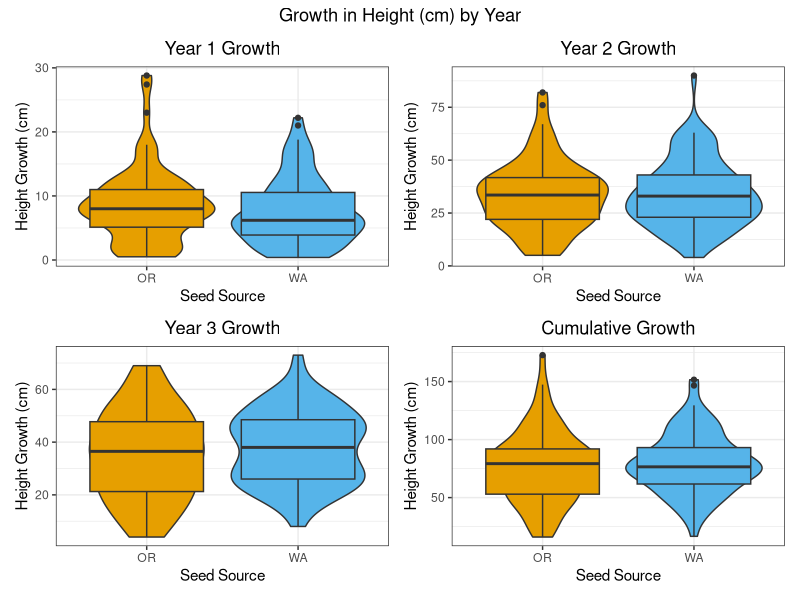
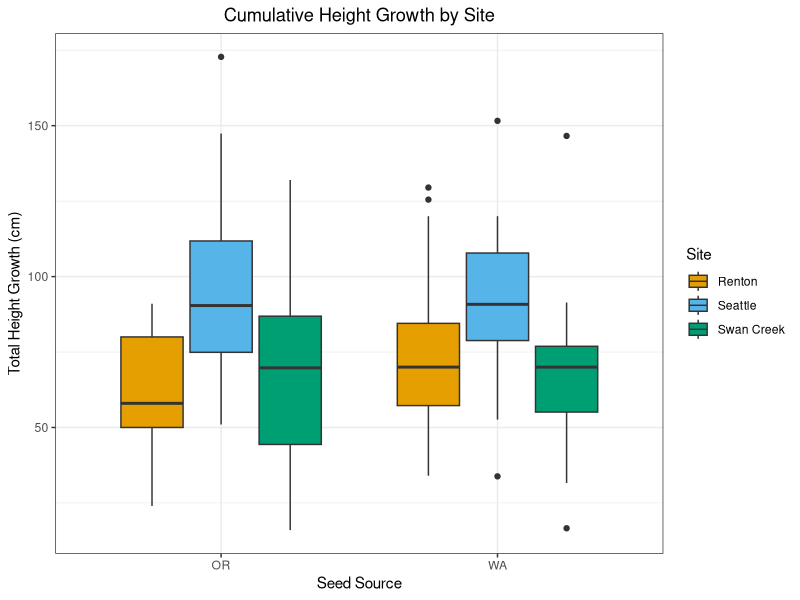
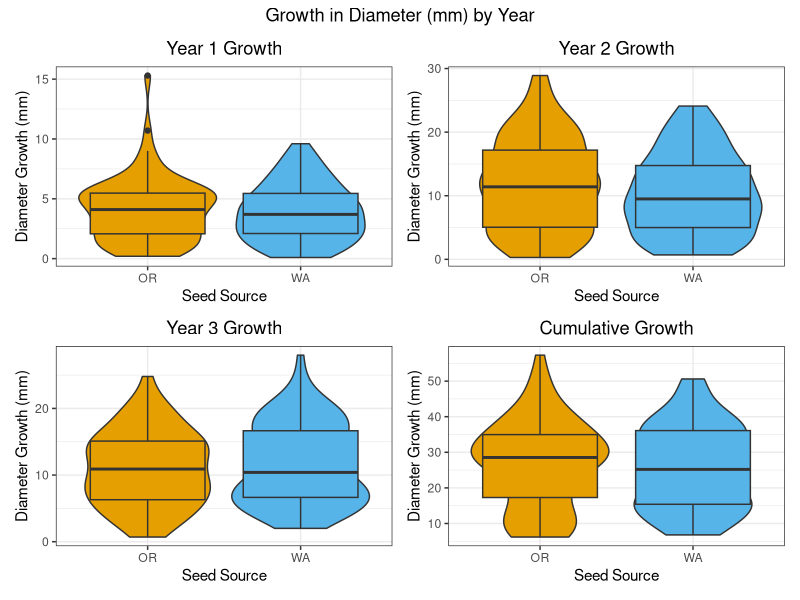
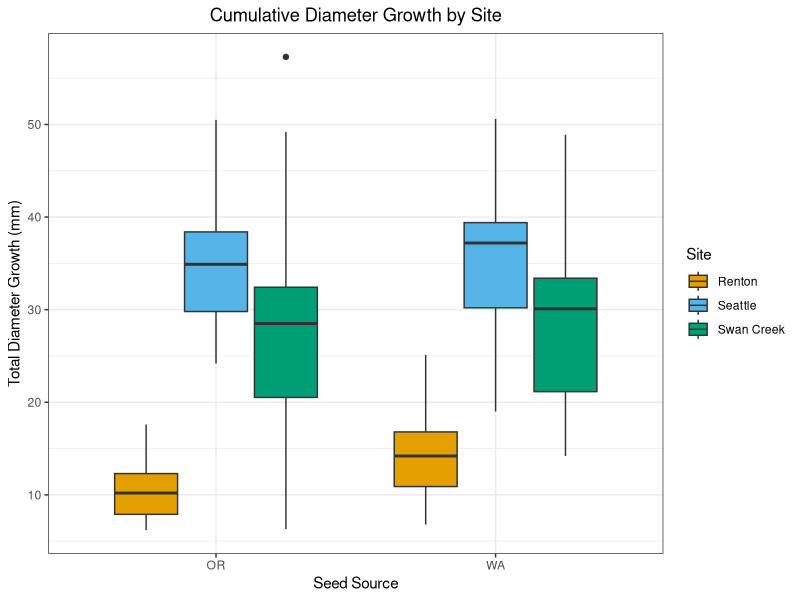
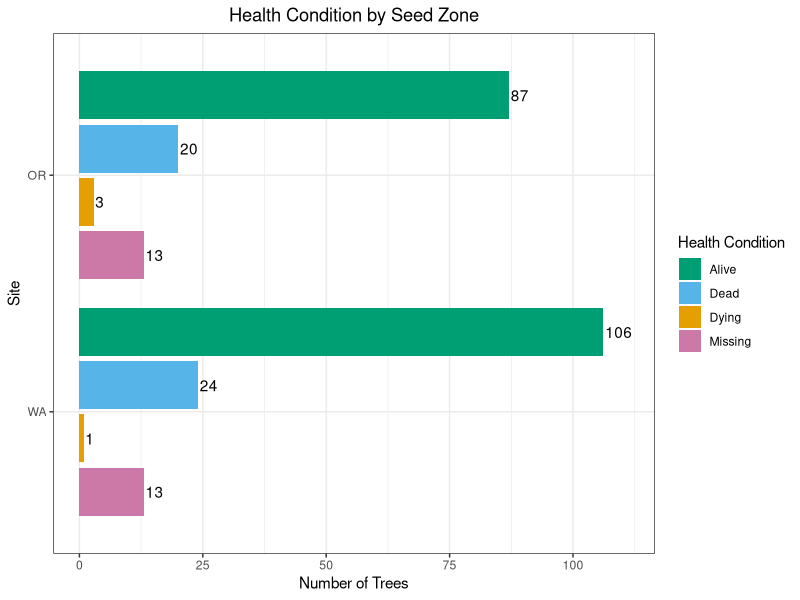
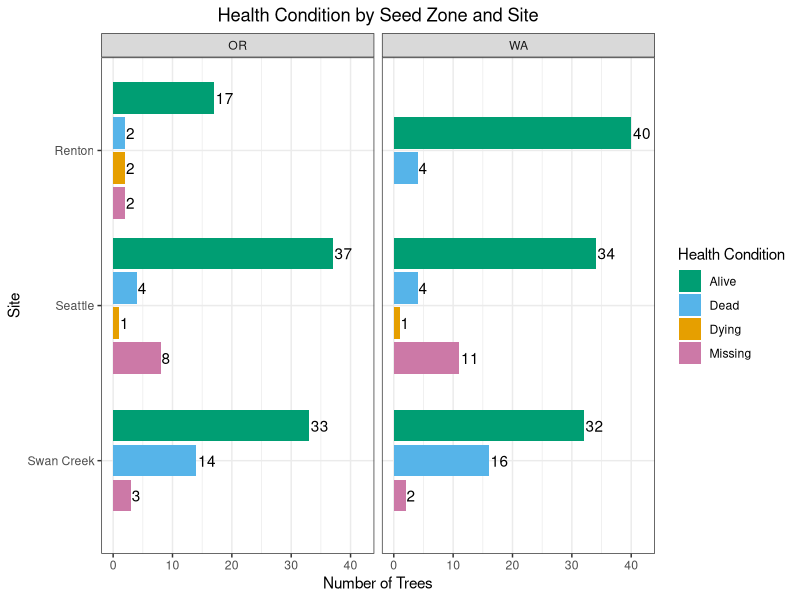

Here is the R script that generated these plots, in order:
## ---- chunk 1
knitr::opts_chunk$set(echo = FALSE)
## ---- chunk 2
library(tidyverse)
library(kableExtra)
library(patchwork)
library(zoo)
## ---- chunk 3
#2023 changes made in excel 
#y1$Seed.Zone[y1$Seed.Zone=="WA "] <- "WA"
#y1$X2022.Tree.Height..cm.[y1$X2022.Tree.Height..cm.==5408] <- 54.8
#y1$X2022.Tree.Diameter..mm.[y1$X2022.Tree.Diameter..mm.==110.0] <- 11
#y2$X2023.Tree.Diameter..mm.[y2X2022.Tree.Diameter..mm.==123] <- 12.3
#y2$X2023.Tree.Diameter..mm.[y2X2022.Tree.Diameter..mm.==135] <- 13.5

#2023 seattle OR data skipped tree number 14, moved 15, 16, 17 measurements up. 8 was missing
#2023 seattle OR site was missing trees 42 and 43, but recorded trees 39-41 in 2023 were better fit for previous 2022 measurements for 41-43. However, trees were in different row. very confused. Wondering if trees OR42 and OR43 actually got moved to end of OR31 row somehow after site was mapped? 
#2023 seattle OR last row trees 42,43, 46 and 50 were missing. However, tree number 45 fit better with tree 46, feeling confident tree recorded as 45 was actually 46, and 47 was actually missing because trees 47-49 were actually trees 48-50, adjusted
#2023 Swan Creek WA #141 included a 40cm height increase, which must be a mistake. Recommend excluding all trees with greater than 30cm height increases from first analyses. 
#2023 Swan Creek WA #171 included a 70cm height increase, which must be a mistake. Recommend excluding all trees with greater than 30cm height increases from first analyses. 
## ---- chunk 4
y1 <- read.csv("./data/2022 Measurements.csv")
y2 <- read.csv("./data/2023 MeasurementsCorrected.csv")
y3 <- read.csv("./data/2024 Measurementsv3.csv")
library(readxl)
sheet2025 <- read_excel("data/2025 Measurements.xlsx", 
    sheet = "2025")
rough2025 <- read_excel("data/2025 Measurements.xlsx", 
    sheet = "2025 rough draft")

y1$Measurement.Year <- 2022
y2$Measurement.Year <- 2023
y3$Measurement.Year <- 2024

#rename columns to merge
rough2025 <- rough2025 %>% 
  rename("New Tree Number" = "Tree #") %>%
  rename("Tree Diameter (mm)" = "DBH") %>%
  rename("Tree Height (cm)" = "Height") %>%
  rename("Health" = "Condition") %>%
  rename("Date Measured" = "Measure Date") %>%
  rename("Comment" = "Comments")

rough2025 <- rough2025 %>%
    mutate(Site = recode(Site, 'Discovery Park' = 'Seattle'))

rough2025 <- rough2025 %>% select(-c("Seed Zone"))

#merge two sheets together based on tree number and site
merged2025 <- left_join(rough2025, sheet2025, by=c("New Tree Number"="New Tree Number","Site" = "Site"))

#combine Health and Comment columns from both sheets
merged2025 <- merged2025 %>%
  mutate(`Health` = coalesce(`Health.x`,`Health.y`)) %>%
  mutate(`Comment` = coalesce(`Comment.x`,`Comment.y`))

#if comments contain "browsed", mark elk browsed column as Y, otherwise mark N
merged2025 <- merged2025 %>%
  mutate(`Elk Browse` = case_when(
    grepl("browsed", Comment, ignore.case = TRUE) ~ "Y",
    TRUE ~ "N" # Keep the original value if no match is found
  ))

#remove duplicate columns
y4 <- merged2025 %>% select(-c("Tree Height (cm).y","Tree Diameter (mm).y", "Comment.y","Health.y","Year Measured","Date Measured.y","Comment.x","Health.x"))

#add measurement year
y4 <- cbind(y4, Measurement.Year= 2025)

#add tree numbers for first year
y1 <- y1 %>% mutate(Temp.Tree.Number = row_number())

#remove unnecessary columns
y1 <- y1 %>% select(-c("Year.Measured","Color"))
y2 <- y2 %>% select(-c("Year.Measured","Color"))
y3 <- y3 %>% select(-c("Year.Measured"))

#rename columns to match other years
y4 <- y4 %>% 
  rename("New.Tree.Number" = "New Tree Number") %>%
  rename("Tree.Height..cm." = "Tree Height (cm).x") %>%
  rename("Tree.Diameter..mm." = "Tree Diameter (mm).x") %>%
  rename("Seed.Zone" = "Seed Zone") %>%
  rename("Date.Measured" = "Date Measured.x") %>%
  rename("Tree.Number" = "Tree Number") %>%
  rename("Elk.Browse" = "Elk Browse")

## ---- chunk 5
#change date format to match year 4
y1$Date.Measured <- as.Date(y1$Date.Measured,format = "%m/%d/%y")
y1$Date.Planted <- as.Date(y1$Date.Planted,format = "%m/%d/%y")
y2$Date.Measured <- as.Date(y2$Date.Measured,format ="%m/%d/%y")
y3$Date.Measured <- as.Date(y3$Date.Measured, format = "%m/%d/%y")
y4$Date.Measured <- as.Date(y4$Date.Measured,format = "%m/%d/%y")

#in Year 1, if health condition is NA, change it to alive
y1 <- y1 %>%
  mutate(Health = ifelse(is.na(Health), "Alive", Health))

#bind all year dataframes together
trees.bind <- bind_rows(y1,y2) %>% bind_rows(.,y3) %>% bind_rows(.,y4) %>% filter(Site!="Tomanamus" & Site!="" & Site!="Puyallup") %>% droplevels()

trees.bind[130, "Health"] <- "Dead"
trees.bind[167, "Health"] <- "Dying"

## ---- chunk 6
#labeling consistency
trees.bind$Health[trees.bind$Health==""] <- "Missing"
trees.bind$Health[trees.bind$Health=="missing"] <- "Missing"
trees.bind$Seed.Zone[trees.bind$Seed.Zone=="Wa"] <- "WA"
trees.bind <- trees.bind %>% droplevels()

#if comments contain "browsed", mark elk browsed column as Y, otherwise mark N
trees.bind <- trees.bind %>%
  mutate(`Elk.Browse` = case_when(
    grepl("browsed", Comment, ignore.case = TRUE) ~ "Y",
    TRUE ~ "N" # Keep the original value if no match is found
  ))

#if comments contain "missing/presumed dead" change health condition to missing
trees.bind <- trees.bind %>%
  mutate(`Health` = case_when(
    grepl("Missing/presumed dead", Comment, ignore.case = TRUE) ~ "Missing",
    TRUE ~ `Health` # Keep the original value if no match is found
  ))
## ---- chunk 7
#use New Tree Number if not NA, otherwise use Tree Number
trees.bind <- trees.bind %>% group_by(Tree.Number, Site, Seed.Zone) %>% mutate(New.Tree.Number = if_else(is.na(New.Tree.Number),first(na.omit(New.Tree.Number)),New.Tree.Number)) %>%ungroup()

#use Temp Tree Number if not NA, otherwise use Tree Number
trees.bind <- trees.bind %>% group_by(Tree.Number, Site, Seed.Zone) %>% mutate(Temp.Tree.Number = if_else(is.na(Temp.Tree.Number),first(na.omit(Temp.Tree.Number)),Temp.Tree.Number)) %>%ungroup()

trees.bind <- trees.bind %>%  group_by(Tree.Number, Site, Seed.Zone) %>% mutate(Date.Planted = if_else(is.na(Date.Planted),first(na.omit(Date.Planted)),Date.Planted)) %>%ungroup()
## ---- chunk 8
trees.bind$Date.Measured <- as.Date(trees.bind$Date.Measured,"%m/%d/%y")
trees.bind$Date.Planted <- as.Date(trees.bind$Date.Planted,"%m/%d/%y")
trees.bind <- trees.bind %>% mutate(Planted.Growth.Days=Date.Measured-Date.Planted)
## ---- chunk 9
#trees <- trees.bind

#dead.trees <- trees %>%
#  filter(Health == "Dead")

#matching.trees <- trees %>%
#  inner_join(dead.trees, by = "Tree.Number", relationship = "many-to-many")

#if previous year's health condition is dead change following years health condition to dead
#trees <- trees %>%
#  group_by(Tree.Number, Site, Seed.Zone) %>%
#  arrange(Measurement.Year) %>%
#  mutate(Previous_Value = lag(Health), Health = case_when(!is.na(Previous_Value) & Previous_Value == "Dead" ~ "Dead", TRUE ~ Health)) %>%
#  select(-Previous_Value)

#if previous year's health condition is dying and current year's health condition is missing, change current year's health condition to dead
#trees <- trees %>%
#  group_by(Tree.Number, Site, Seed.Zone) %>%
#  mutate(Health = case_when(lag(Health, n= 1, order_by = Measurement.Year) == "Dying" & Health == "Missing" ~ "Dead", TRUE ~ Health))

#trees <- trees %>%
#  group_by(Tree.Number, Site, Seed.Zone) %>%
#  arrange(Measurement.Year) %>%
#  mutate(Previous.Health = lag(Health), Health = case_when(is.na(Health) ~ Previous.Health, TRUE ~ Health)) %>%
#  select(-Previous.Health)

#create final health column and if most current year's health condition is missing. use previous year's
#trees <- trees %>%
#  group_by(Tree.Number, Site, Seed.Zone) %>%
#  tidyr::complete(Measurement.Year = seq(min(Measurement.Year), max(Measurement.Year)), fill = list(Health = NA)) %>%
#  mutate(Final.Health = last(Health)) %>%
#  mutate(Final.Health = na.locf(Final.Health, na.rm =  FALSE, fromLast = TRUE)) %>%
#  mutate(Final.Health = ifelse(is.na(Health) & is.na(Final.Health), NA, Final.Health)) %>%
#  ungroup()
## ---- chunk 10
#VERSION WITH NO BROWSED TREES
trees.browsed <- trees.bind %>%
  group_by(Tree.Number, Site, Seed.Zone) %>%
  filter(Elk.Browse =="Y")

trees.no.browse <- anti_join(trees.bind, trees.browsed, by = c("Tree.Number", "Seed.Zone", "Site"))

trees.no.browse <- trees.no.browse %>%
  group_by(Tree.Number, Site, Seed.Zone) %>%
  arrange(Measurement.Year) %>%
  mutate(Previous_Value = lag(Health), Health = case_when(!is.na(Previous_Value) & Previous_Value == "Dead" ~ "Dead", TRUE ~ Health)) %>%
  select(-Previous_Value)

#if previous year's health condition is dying and current year's health condition is missing, change current year's health condition to dead
trees.no.browse <- trees.no.browse %>%
  group_by(Tree.Number, Site, Seed.Zone) %>%
  mutate(Health = case_when(lag(Health, n= 1, order_by = Measurement.Year) == "Dying" & Health == "Missing" ~ "Dead", TRUE ~ Health))

trees.no.browse <- trees.no.browse %>%
  group_by(Tree.Number, Site, Seed.Zone) %>%
  arrange(Measurement.Year) %>%
  mutate(Previous.Health = lag(Health), Health = case_when(is.na(Health) ~ Previous.Health, TRUE ~ Health)) %>%
  select(-Previous.Health)

#create final health column and if most current year's health condition is missing. use previous year's
trees.no.browse <- trees.no.browse %>%
  group_by(Tree.Number, Site, Seed.Zone) %>%
  tidyr::complete(Measurement.Year = seq(min(Measurement.Year), max(Measurement.Year)), fill = list(Health = NA)) %>%
  mutate(Final.Health = last(Health)) %>%
  mutate(Final.Health = na.locf(Final.Health, na.rm =  FALSE, fromLast = TRUE)) %>%
  mutate(Final.Health = ifelse(is.na(Health) & is.na(Final.Health), NA, Final.Health)) %>%
  ungroup()
## ---- chunk 11
#trees$Site <- as.factor(trees$Site)
#trees$Seed.Zone <-as.factor(trees$Seed.Zone)
#trees$Health <- as.factor(trees$Health)
## ---- chunk 12
trees.no.browse$Site <- as.factor(trees.no.browse$Site)
trees.no.browse$Seed.Zone <-as.factor(trees.no.browse$Seed.Zone)
trees.no.browse$Health <- as.factor(trees.no.browse$Health)
## ---- chunk 13
# NOTE RENTON OR TREE 180 was entered twice or there is two values for it. We need to look into this further, but for now we removed it from the data.
## ---- chunk 14
#trees <- trees %>% filter(Tree.Number!=180 | Site!="Renton" | Seed.Zone!="OR")
trees.no.browse <- trees.no.browse %>% filter(Tree.Number!=180 | Site!="Renton" | Seed.Zone!="OR")
## ---- chunk 15
#trees.wide <- trees %>% pivot_wider(
#    id_cols = c(Tree.Number, Site, Seed.Zone, New.Tree.Number),
#    names_from = Measurement.Year,
#    values_from = c(Tree.Height..cm., Tree.Diameter..mm.),
#    names_glue = "{.value}_{Measurement.Year}") 
#ver with no browsed trees
trees.wide <- trees.no.browse %>% pivot_wider(
    id_cols = c(Tree.Number, Site, Seed.Zone, New.Tree.Number),
    names_from = Measurement.Year,
    values_from = c(Tree.Height..cm., Tree.Diameter..mm.),
    names_glue = "{.value}_{Measurement.Year}") 
## ---- chunk 16
# see if there are any duplicate trees based on number, site, seed zone and year
#{trees} |> summarize(n = n(), .by = c(Tree.Number, Site, Seed.Zone, Measurement.Year)) |> filter(n > 1L)
## ---- chunk 17
trees.wide.growth <- trees.wide %>% mutate(y1.height.growth = Tree.Height..cm._2023-Tree.Height..cm._2022, y2.height.growth = Tree.Height..cm._2024-Tree.Height..cm._2023, y3.height.growth = Tree.Height..cm._2025-Tree.Height..cm._2024, y1.diameter.growth = Tree.Diameter..mm._2023-Tree.Diameter..mm._2022, y2.diameter.growth = Tree.Diameter..mm._2024-Tree.Diameter..mm._2023, y3.diameter.growth = Tree.Diameter..mm._2025 - Tree.Diameter..mm._2024, total.height.growth = Tree.Height..cm._2025-Tree.Height..cm._2022, total.diameter.growth = Tree.Diameter..mm._2025-Tree.Diameter..mm._2022)
## ---- chunk 18
#trees.partial <- trees[1,2,3,9,11,12,13]
#trees.wide.joined <- left_join(trees.wide.growth, trees.partial, by=c("Tree.Number", "Site", "Seed.Zone"))
## ---- chunk 19
#tree.growth <- trees %>% group_by(Tree.Number, Site, Seed.Zone) %>% arrange(Measurement.Year) %>% mutate(Height.Growth = Tree.Height..cm. - lag(Tree.Height..cm.), Diameter.Growth = Tree.Diameter..mm. - lag(Tree.Diameter..mm.)) %>% ungroup()
## ---- chunk 20
#tree.growth.year <- tree.growth %>% group_by(Tree.Number, Site, Seed.Zone, Measurement.Year) %>% reframe(Heigh.Growth=Height.Growth,Diameter.Growth=Diameter.Growth)
## ---- chunk 21
#trees <- left_join(trees,tree.growth.year, by=c("Tree.Number", "Site", "Seed.Zone", "Measurement.Year"))
## ---- chunk 22
# FILTERED ALL TREES with NEGATIVE height increases or NEGATIVE diameter increases
#Data cleaning
#neg.trees <- trees %>% filter(Height.Growth<0)
#neg.trees <- neg.trees[c(1,2,3,5,6,12,13,20,21)]
#pos.trees <- trees %>% filter(Height.Growth>20)
## ---- chunk 23
#trees.pos <- tree.growth %>% filter(Height.Growth>0 & Diameter.Growth>0)  
## ---- chunk 24
trees.wide.pos.total <- trees.wide.growth %>% filter(total.height.growth>0 & total.diameter.growth>0)
trees.wide.pos.y1 <- trees.wide.growth %>% filter(y1.height.growth>0 & y1.diameter.growth>0)
trees.wide.pos.y2 <- trees.wide.growth %>% filter(y2.height.growth>0 & y2.diameter.growth>0)
trees.wide.pos.y3 <- trees.wide.growth %>% filter(y3.height.growth>0 & y3.diameter.growth>0)
trees.wide.pos.all <- trees.wide.growth %>% filter(y1.height.growth>0 & y1.diameter.growth>0 & y2.height.growth>0 & y2.diameter.growth>0 & y3.height.growth>0 & y3.diameter.growth>0)
## ---- chunk 25
#a few possible mistakes in measurements with trees greater than 30cm height increase. Removing trees above 24 increase also removes Seattle OR Trees 39-41 which were off in measurements, trees were possibly moved after mapping? 
## ---- chunk 26
#create table summarizing when sites were planted and remeasured.
## ---- chunk 27
#Site.Summary <- trees.pos %>% group_by(Site,Seed.Zone,Measurement.Year) %>% summarize(n=n()) %>% left_join(.,trees.pos,by=c("Site","Seed.Zone","Measurement.Year"),multiple="first")

Site.Summary <- trees.wide.pos.all %>% group_by(Site,Seed.Zone) %>% summarize(n=n())
kable(Site.Summary[c(1,2,3)], col.names = c("Site", "Seed Zone", "Number of Trees")) %>% kable_material(c("striped", "hover","condensed"))
## ---- chunk 28
#trees.summary <- trees.wide.pos.all %>% group_by(Seed.Zone)  %>% summarize(
#n=n(),
#mean.height.2024=mean(Tree.Height..cm._2024),
#mean.diameter.2024=mean(Tree.Diameter..mm._2024),
#mean.y1.height.growth=mean(y1.height.growth,na.rm=TRUE),
#mean.y1.diameter.growth=mean(y1.diameter.growth,na.rm=TRUE),
#mean.y2.height.growth=mean(y2.height.growth,na.rm=TRUE),
#mean.y2.diameter.growth=mean(y2.diameter.growth,na.rm=TRUE),
#mean.total.height.growth=mean(total.height.growth,na.rm=TRUE),
#mean.total.diameter.growth=mean(total.diameter.growth,na.rm=TRUE))
#kable(trees.summary,digits = 2,format = "html", table.attr='class="scrollable-table"') %>% kable_material(c("striped", "hover","condensed")) %>% kable_styling(full_width = F) %>% scroll_box(height = "300px")

trees.summary <- trees.wide.pos.all %>% group_by(Seed.Zone)  %>% summarize(
n=n(),
mean.height.2025=mean(Tree.Height..cm._2025),
mean.diameter.2025=mean(Tree.Diameter..mm._2025),
mean.y1.height.growth=mean(y1.height.growth,na.rm=TRUE),
mean.y1.diameter.growth=mean(y1.diameter.growth,na.rm=TRUE),
mean.y2.height.growth=mean(y2.height.growth,na.rm=TRUE),
mean.y2.diameter.growth=mean(y2.diameter.growth,na.rm=TRUE),
mean.y3.diameter.growth=mean(y3.diameter.growth,na.rm=TRUE),
mean.y3.height.growth=mean(y3.height.growth,na.rm=TRUE),
mean.total.height.growth=mean(total.height.growth,na.rm=TRUE),
mean.total.diameter.growth=mean(total.diameter.growth,na.rm=TRUE))
library(knitr)
kable(trees.summary,col.names = c("Seed Zone", "Number of Trees", "2025 Mean Height (cm)", "2025 Mean Diameter (mm)", "Mean Year 1 Height Growth (cm)", "Mean Year 1 Diameter Growth (mm)", "Mean Year 2 Height Growth (cm)","Mean Year 2 Diameter Growth (mm)", "Mean Year 3 Height Growth (cm)","Mean Year 3 Diameter Growth (mm)", "Total Mean Height Growth (cm)","Total Mean Diameter Growth (mm)"), digits = 2,format = "html", table.attr='class="scrollable-table"') %>% kable_material(c("striped", "hover","condensed")) %>% kable_styling(full_width = F) %>% scroll_box(height = "300px")
## ---- chunk 29
trees.summary.sites <- trees.wide.pos.all %>% group_by(Site,Seed.Zone)  %>% summarize(
n=n(),
mean.height.2025=mean(Tree.Height..cm._2025),
mean.diameter.2025=mean(Tree.Diameter..mm._2025),
mean.y1.height.growth=mean(y1.height.growth,na.rm=TRUE),
mean.y1.diameter.growth=mean(y1.diameter.growth,na.rm=TRUE),
mean.y2.height.growth=mean(y2.height.growth,na.rm=TRUE),
mean.y2.diameter.growth=mean(y2.diameter.growth,na.rm=TRUE),
mean.y3.diameter.growth=mean(y3.diameter.growth,na.rm=TRUE),
mean.y3.height.growth=mean(y3.height.growth, na.rm = TRUE),
mean.total.height.growth=mean(total.height.growth,na.rm=TRUE),
mean.total.diameter.growth=mean(total.diameter.growth,na.rm=TRUE))
library(knitr)
kable(trees.summary.sites, col.names = c("Site", "Seed Zone", "Number of Trees", "2025 Mean Height (cm)", "2025 Mean Diameter (mm)", "Mean Year 1 Height Growth (cm)", "Mean Year 1 Diameter Growth (mm)", "Mean Year 2 Height Growth (cm)","Mean Year 2 Diameter Growth (mm)", "Mean Year 3 Height Growth (cm)","Mean Year 3 Diameter Growth (mm)", "Total Mean Height Growth (cm)","Total Mean Diameter Growth (mm)"), digits = 2) %>% kable_material(c("striped", "hover","condensed")) %>% kable_styling(full_width = F) %>% scroll_box(height = "300px")
## ---- chunk 30

P1 <- ggplot(trees.wide.pos.all,aes(Seed.Zone,y1.height.growth,fill=Seed.Zone)) +geom_violin() +geom_boxplot() +theme_bw()+guides(fill="none") +scale_fill_manual(values=c("#E69F00", "#56B4E9")) +labs(y= "Height Growth (cm)", x= "Seed Source",title="Year 1 Growth") + theme(plot.title = element_text(hjust = 0.5))
P2 <- ggplot(trees.wide.pos.all,aes(Seed.Zone,y2.height.growth,fill=Seed.Zone)) +geom_violin() +geom_boxplot() +theme_bw()+guides(fill="none") +scale_fill_manual(values=c("#E69F00", "#56B4E9")) +labs(y= "Height Growth (cm)",x= "Seed Source",title="Year 2 Growth") + theme(plot.title = element_text(hjust = 0.5))
P3 <- ggplot(trees.wide.pos.all,aes(Seed.Zone,y3.height.growth,fill=Seed.Zone)) +geom_violin() +geom_boxplot() +theme_bw()+guides(fill="none") +scale_fill_manual(values=c("#E69F00", "#56B4E9")) +labs(y= "Height Growth (cm)",x= "Seed Source",title="Year 3 Growth") + theme(plot.title = element_text(hjust = 0.5))
P4 <- ggplot(trees.wide.pos.all,aes(Seed.Zone,total.height.growth,fill=Seed.Zone)) +geom_violin() +geom_boxplot() +theme_bw()+guides(fill="none") +scale_fill_manual(values=c("#E69F00", "#56B4E9")) +labs(y= "Height Growth (cm)",x= "Seed Source",title="Cumulative Growth") + theme(plot.title = element_text(hjust = 0.5))

height_plots <- P1 + P2 + P3 + P4
height_plots + plot_annotation(title = "Growth in Height (cm) by Year", theme = theme(plot.title = element_text(hjust = 0.5)))
## ---- chunk 31
ggplot(trees.wide.pos.all,aes(Seed.Zone,total.height.growth,fill=Site)) +geom_boxplot() +theme_bw() +scale_fill_manual(values=c("#E69F00", "#56B4E9", "#009E73")) + labs(y= "Total Height Growth (cm)",x= "Seed Source",title="Cumulative Height Growth by Site") + theme(plot.title = element_text(hjust = 0.5))
## ---- chunk 32
P1 <- ggplot(trees.wide.pos.all,aes(Seed.Zone,y1.diameter.growth,fill=Seed.Zone)) +geom_violin() +geom_boxplot() +theme_bw()+guides(fill="none") +scale_fill_manual(values=c("#E69F00", "#56B4E9")) +labs(y= "Diameter Growth (mm)", x= "Seed Source" ,title="Year 1 Growth") + theme(plot.title = element_text(hjust = 0.5))
P2 <- ggplot(trees.wide.pos.all,aes(Seed.Zone,y2.diameter.growth,fill=Seed.Zone)) +geom_violin() +geom_boxplot() +theme_bw()+guides(fill="none") +scale_fill_manual(values=c("#E69F00", "#56B4E9")) +labs(y= "Diameter Growth (mm)",x= "Seed Source",title="Year 2 Growth") + theme(plot.title = element_text(hjust = 0.5))
P3 <- ggplot(trees.wide.pos.all,aes(Seed.Zone,y3.diameter.growth,fill=Seed.Zone)) +geom_violin() +geom_boxplot() +theme_bw()+guides(fill="none") +scale_fill_manual(values=c("#E69F00", "#56B4E9")) +labs(y= "Diameter Growth (mm)",x= "Seed Source",title="Year 3 Growth") + theme(plot.title = element_text(hjust = 0.5))
P4 <- ggplot(trees.wide.pos.all,aes(Seed.Zone,total.diameter.growth,fill=Seed.Zone)) +geom_violin() +geom_boxplot() +theme_bw()+guides(fill="none") +scale_fill_manual(values=c("#E69F00", "#56B4E9")) +labs(y= "Diameter Growth (mm)",x= "Seed Source",title="Cumulative Growth") + theme(plot.title = element_text(hjust = 0.5))

diameter_plots <- P1 + P2 + P3 + P4
diameter_plots + plot_annotation(title = "Growth in Diameter (mm) by Year", theme = theme(plot.title = element_text(hjust = 0.5)))
## ---- chunk 33
ggplot(trees.wide.pos.all,aes(Seed.Zone,total.diameter.growth,fill=Site)) +geom_boxplot() +theme_bw() +scale_fill_manual(values=c("#E69F00", "#56B4E9", "#009E73")) + labs(y= "Total Diameter Growth (mm)",x= "Seed Source",title="Cumulative Diameter Growth by Site") + theme(plot.title = element_text(hjust = 0.5))
## ---- chunk 34
#trees.condition.zone <- trees %>% group_by(Seed.Zone,Final.Health) %>% summarize(n=n_distinct(Temp.Tree.Number)) %>% filter(Final.Health!="NA")
#kable(trees.condition.zone) %>% kable_material(c("striped", "hover","condensed"))

trees.condition.zone <- trees.no.browse %>% group_by(Seed.Zone,Final.Health) %>% summarize(n=n_distinct(Temp.Tree.Number)) %>% filter(Final.Health!="NA")
#kable(trees.condition.zone) %>% kable_material(c("striped", "hover","condensed"))
## ---- chunk 35
ggplot(trees.condition.zone,aes(x = reorder(Seed.Zone, -n),n,fill=Final.Health))+geom_col(position = position_dodge2(preserve = "single",reverse=TRUE))+theme_bw()+coord_flip()+ scale_y_continuous(breaks = c(0,25,50,75,100,125,150),expand = expansion(mult = c(0.05, 0.1))) +scale_fill_manual(values=c( "#009E73","#56B4E9","#E69F00","#CC79A7"))+labs(x="Site",y="Number of Trees",title ="Health Condition by Seed Zone", fill="Health Condition") +geom_text(aes(label=n,group=Final.Health),position = position_dodge2(width=0.9,preserve = "single",reverse=TRUE),hjust=-0.1) + theme(plot.title = element_text(hjust = 0.5))
## ---- chunk 36
#trees.condition <- trees %>% group_by(Site,Seed.Zone,Final.Health) %>% summarize(n=n_distinct(Temp.Tree.Number)) %>% filter(Final.Health!="NA")
#kable(trees.condition) %>% kable_material(c("striped", "hover","condensed"))
trees.condition <- trees.no.browse %>% group_by(Site,Seed.Zone,Final.Health) %>% summarize(n=n_distinct(Temp.Tree.Number)) %>% filter(Final.Health!="NA")
#kable(trees.condition) %>% kable_material(c("striped", "hover","condensed"))
## ---- chunk 37
trees.condition$Final.Health <- factor(trees.condition$Final.Health, levels=c('Alive','Dead','Dying','Missing'))
## ---- chunk 38
ggplot(trees.condition,aes(x = reorder(Site, -n),n,fill=Final.Health))+facet_wrap(~Seed.Zone)+geom_col(position = position_dodge2(preserve = "single",reverse=TRUE))+theme_bw()+coord_flip() + scale_y_continuous(expand = expansion(mult = c(0.05, 0.1))) +scale_fill_manual(values=c( "#009E73","#56B4E9","#E69F00","#CC79A7"))+labs(x="Site",y="Number of Trees", title = "Health Condition by Seed Zone and Site",fill="Health Condition") +geom_text(aes(label=n,group=Final.Health),position = position_dodge2(width=0.9,preserve = "single",reverse=TRUE),hjust=-0.1) + theme(plot.title = element_text(hjust = 0.5))
